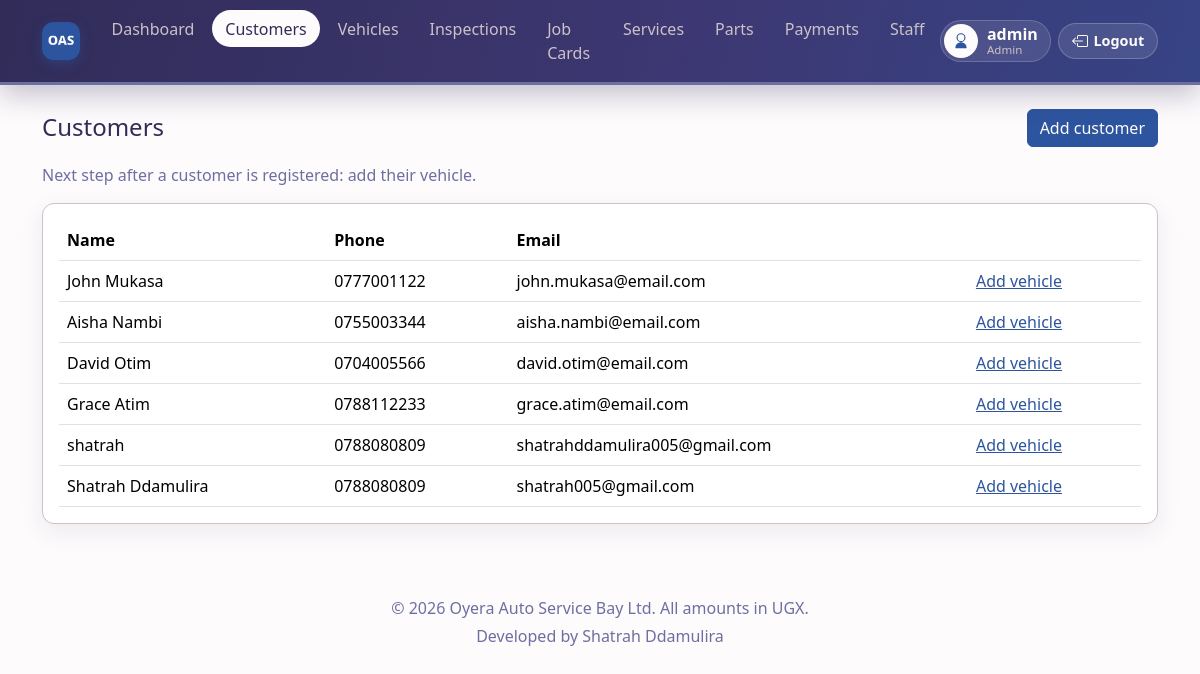
/orders/customers/ (signed in), run on the app's committed database.
### orders/models.py (models this page shows, shortened)
class Customer(models.Model):
    customer_id = models.AutoField(primary_key=True)
    customer_name = models.CharField(max_length=80)
    customer_email = models.EmailField(max_length=80, unique=True)
    phone_number = models.CharField(max_length=15)

### orders/views.py (the view)
# urls.py: path('customers/', views.customer_list, name='customer_list'),
@role_required(ADMIN, SENIOR)
def customer_list(request):
    customers = Customer.objects.all()
    return render(request, 'orders/customer_list.html', {'customers': customers})

### employees/access.py (called while the page is built)
def user_role(user):
    if not user.is_authenticated:
        return None
    if user.is_superuser:
        return ADMIN
    employee = getattr(user, 'employee', None)
    if employee:
        return employee.job_role
    return None

def role_required(*roles):
    def decorator(view_func):
        @login_required
        @wraps(view_func)
        def wrapped(request, *args, **kwargs):
            if user_role(request.user) not in roles:
                messages.error(request, 'You are not allowed to open that page.')
                return redirect('home')
            return view_func(request, *args, **kwargs)
        return wrapped
    return decorator

### orders/templates/orders/customer_list.html (shortened to what this page needs)
{% extends "base.html" %}
{% block content %}
<div class="d-flex justify-content-between align-items-center mb-3">
    <h1 class="h4 mb-0">Customers</h1>
    <a href="{% url 'customer_add' %}" class="btn btn-bay">Add customer</a>
</div>
<p class="text-muted">Next step after a customer is registered: add their vehicle.</p>
<div class="page-card p-3">
    <table class="table mb-0">
        <thead>
            <tr>
                <th>Name</th>
                <th>Phone</th>
                <th>Email</th>
                <th></th>
            </tr>
        </thead>
        <tbody>
            {% for customer in customers %}
            <tr>
                <td>{{ customer.customer_name }}</td>
                <td>{{ customer.phone_number }}</td>
                <td>{{ customer.customer_email }}</td>
                <td>
                    <a href="{% url 'vehicle_add' %}?customer={{ customer.customer_id }}">Add vehicle</a>
                </td>
            </tr>
            {% endfor %}
        </tbody>
    </table>
</div>
{% endblock %}

### oas/templates/base.html (shortened to what this page needs)
{% load static %}
<!DOCTYPE html>
<html lang="en">
<head>
    <link href="https://cdn.jsdelivr.net/npm/bootstrap@5.3.3/dist/css/bootstrap.min.css" rel="stylesheet">
</head>
<body class="{% block body_class %}{% endblock %}">
{% if user.is_authenticated %}
{% with url_name=request.resolver_match.url_name|default:'' %}
<nav class="navbar navbar-expand-lg navbar-dark sticky-top app-nav mb-4">
    <div class="container">
        <a class="navbar-brand d-flex align-items-center" href="{% url 'home' %}" title="OAS Bay">
            <img src="{% static 'employees/logo.png' %}" alt="OAS Bay" class="brand-mark" width="38" height="38">
        </a>
        <div class="d-flex align-items-center order-lg-3 ms-auto ms-lg-0">
            <div class="profile-chip" title="{{ profile_name }}">
                <span class="profile-icon" aria-hidden="true">
                    <svg xmlns="http://www.w3.org/2000/svg" width="18" height="18" fill="currentColor" viewBox="0 0 16 16">
                        <path d="M8 8a3 3 0 1 0 0-6 3 3 0 0 0 0 6m4-3a4 4 0 1 1-8 0 4 4 0 0 1 8 0M8 9a5 5 0 0 0-5 5 .5.5 0 0 0 .5.5h9a.5.5 0 0 0 .5-.5 5 5 0 0 0-5-5"/>
                    </svg>
                </span>
                <span class="d-none d-md-block">
                    <strong>{{ profile_name }}</strong>
                    <small>{{ role_label }}</small>
                </span>
            </div>
            <form method="post" action="{% url 'logout' %}" class="d-inline">
                <button type="submit" class="logout-btn" title="Logout">
                    <span class="d-none d-sm-inline">Logout</span>
                </button>
            </form>
        </div>
        <div class="collapse navbar-collapse order-lg-2" id="mainNav">
            <ul class="navbar-nav mx-lg-auto my-2 my-lg-0">
                <li class="nav-item"><a class="nav-link {% if url_name == 'home' %}active{% endif %}" href="{% url 'home' %}">Dashboard</a></li>
                {% if can_manage_customers %}
                <li class="nav-item"><a class="nav-link {% if url_name == 'customer_list' or url_name == 'customer_add' %}active{% endif %}" href="{% url 'customer_list' %}">Customers</a></li>
                <li class="nav-item"><a class="nav-link {% if url_name == 'vehicle_list' or url_name == 'vehicle_add' %}active{% endif %}" href="{% url 'vehicle_list' %}">Vehicles</a></li>
                {% endif %}
                {% if can_inspect %}
                <li class="nav-item"><a class="nav-link {% if url_name == 'inspection_list' or url_name == 'inspection_add' %}active{% endif %}" href="{% url 'inspection_list' %}">Inspections</a></li>
                {% endif %}
                {% if can_view_jobs %}
                <li class="nav-item"><a class="nav-link {% if url_name == 'order_list' or url_name == 'order_add' or url_name == 'order_detail' %}active{% endif %}" href="{% url 'order_list' %}">Job Cards</a></li>
                {% endif %}
                {% if can_view_services %}
                <li class="nav-item"><a class="nav-link {% if url_name == 'service_list' or url_name == 'service_add' or url_name == 'service_edit' %}active{% endif %}" href="{% url 'service_list' %}">Services</a></li>
                {% endif %}
                {% if can_view_parts %}
                <li class="nav-item"><a class="nav-link " href="{% url 'part_list' %}">{% if is_technician %}Issued parts{% else %}Parts{% endif %}</a></li>
                {% endif %}
                {% if can_manage_payments %}
                <li class="nav-item"><a class="nav-link {% if url_name == 'payment_list' or url_name == 'payment_add' or url_name == 'receipt_view' %}active{% endif %}" href="{% url 'payment_list' %}">Payments</a></li>
                {% elif can_view_receipts %}
                <li class="nav-item"><a class="nav-link {% if url_name == 'payment_list' or url_name == 'receipt_view' %}active{% endif %}" href="{% url 'payment_list' %}">Receipts</a></li>
                {% endif %}
                {% if can_manage_staff %}
                <li class="nav-item"><a class="nav-link " href="{% url 'employee_list' %}">Staff</a></li>
                {% endif %}
            </ul>
        </div>
    </div>
</nav>
{% endwith %}
{% else %}
<div class="py-4 auth-spacer"></div>
{% endif %}
<main class="container pb-5">
    {% block content %}{% endblock %}
</main>
<footer class="text-center py-4">
    <div>&copy; 2026 Oyera Auto Service Bay Ltd. All amounts in UGX.</div>
    <div class="mt-1">Developed by Shatrah Ddamulira</div>
</footer>
</body>
</html>

### oas/templates/base.html (style rules this page uses)
:root { --paper: #fdfbfc; --mist: #cbc2c8; --slate: #6d6fa1; --bay: #2d549e; --ink: #312c58; }
html { scroll-behavior: smooth; }
body { background: var(--paper); color: var(--ink); min-height: 100vh; }
a { color: var(--bay); }
.navbar.app-nav { background: linear-gradient(105deg, var(--ink) 0%, #3d3772 55%, var(--bay) 160%) !important; box-shadow: 0 10px 28px rgba(49,44,88,.28); padding-top: .65rem; padding-bottom: .65rem; border-bottom: 3px solid var(--slate); }
.navbar-brand { color: var(--paper) !important; font-weight: 700; letter-spacing: .02em; }
.brand-mark { width: 38px; height: 38px; border-radius: 11px; display: block; box-shadow: 0 4px 12px rgba(45,84,158,.45); }
.nav-link { color: var(--mist) !important; border-radius: 999px; padding: 0.4rem 0.85rem !important; margin: 0 0.12rem; font-weight: 500; transition: color .2s ease, background-color .2s ease; }
.nav-link.active { background: var(--paper); color: var(--ink) !important; }
.profile-chip { display: flex; align-items: center; gap: .55rem; background: rgba(253,251,252,.1); border: 1px solid rgba(253,251,252,.18); border-radius: 999px; padding: .2rem .75rem .2rem .2rem; color: var(--paper); max-width: 220px; }
.profile-chip strong, .profile-chip small { display: block; line-height: 1.15; }
.profile-chip strong { overflow: hidden; text-overflow: ellipsis; white-space: nowrap; }
.profile-chip small { color: var(--mist); font-size: .72rem; }
.profile-icon { width: 34px; height: 34px; border-radius: 50%; background: var(--paper); color: var(--bay); display: inline-flex; align-items: center; justify-content: center; font-weight: 700; flex-shrink: 0; }
.logout-btn { display: inline-flex; align-items: center; gap: .35rem; border: 1px solid rgba(253,251,252,.22); background: rgba(253,251,252,.1); color: var(--paper); border-radius: 999px; padding: .4rem .8rem; margin-left: .45rem; font-size: .9rem; font-weight: 600; cursor: pointer; }
.page-card { background: #fff; border: 1px solid var(--mist); border-radius: 12px; box-shadow: 0 8px 24px rgba(49,44,88,.08); transition: box-shadow .2s ease, transform .2s ease; }
.btn { transition: background-color .2s ease, color .2s ease, transform .15s ease, box-shadow .2s ease; }
.btn-bay { background: var(--bay); color: var(--paper); border-color: var(--bay); }
.text-muted { color: var(--slate) !important; }
footer { color: var(--slate); }
.table thead { background: var(--ink); color: var(--paper); }
main.container { animation: pageIn .22s ease; }

### data on the page
Customer: customer_name "John Mukasa", phone_number "0777001122", customer_email "john.mukasa@email.com"
Customer: customer_name "Aisha Nambi", phone_number "0755003344", customer_email "aisha.nambi@email.com"
Customer: customer_name "David Otim", phone_number "0704005566", customer_email "david.otim@email.com"
Customer: customer_name "Grace Atim", phone_number "0788112233", customer_email "grace.atim@email.com"
Customer: customer_name "shatrah", phone_number "0788080809", customer_email "shatrahddamulira005@gmail.com"
Customer: customer_name "Shatrah Ddamulira", phone_number "0788080809", customer_email "shatrah005@gmail.com"

### other printed values
{{ profile_name }} "admin"
{{ role_label }} "Admin"
